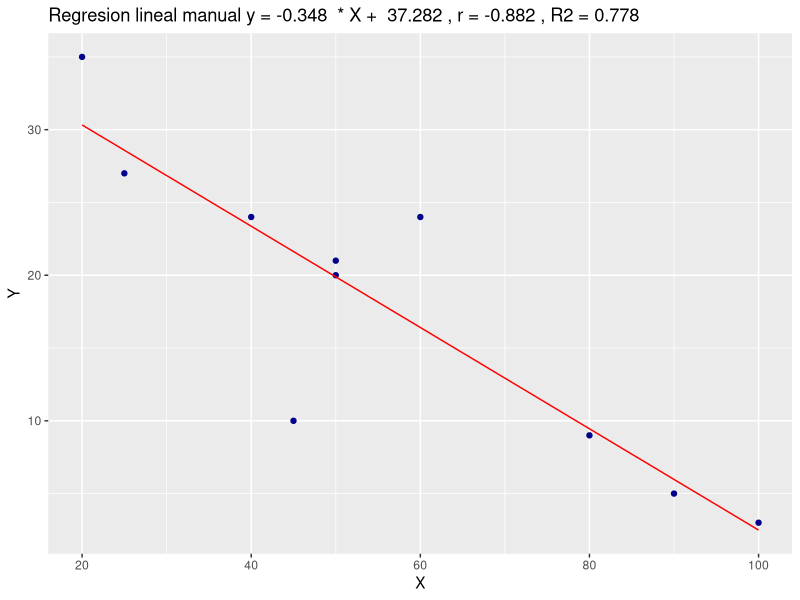
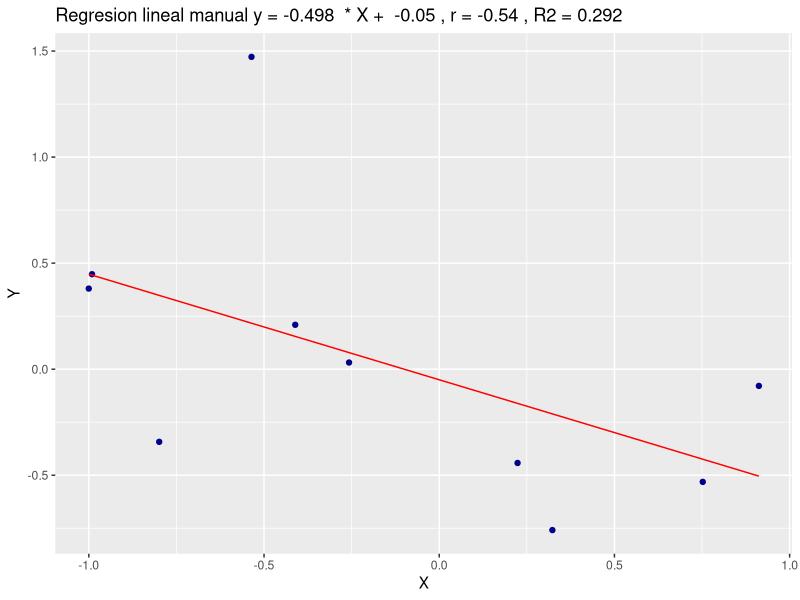

These charts were generated, in order, by the following R code:
## ---- chunk 1
knitr::opts_chunk$set(echo = TRUE)

library(tidyverse)
library(dplyr)
library(ggplot2)
library(knitr)
library(kableExtra)

## ---- chunk 2

calcular_datos <- function(df){
  if( ncol(df) == 2 ) {
    
      colnames(df) = c("X", "Y")
      df_calculos <- df %>% mutate(
        X2 = X * X, 
        Y2 = Y * Y,
        XY = X * Y
      ) %>% mutate(
          n = n(),
          sum_X =  sum(X),
          sum_Y =  sum(Y),
          sum_X2 = sum(X2),
          sum_Y2 = sum(Y2),
          sum_XY = sum(XY)
      ) %>%  mutate(
          B1 = ((n * sum_XY) - (sum_X * sum_Y)) / ((n * sum_X2 ) - (sum_X*sum_X)),
          B0 = (sum_Y - (B1 * sum_X)) / n
      ) %>% mutate(
         mean_X = mean(X),
         mean_Y = mean(Y)
      ) %>% mutate(
         sum_x_mean_x = X - mean_X,
         sum_y_mean_y = Y - mean_Y,
         sum_x_mean_x_2 =  sum_x_mean_x * sum_x_mean_x,
         sum_y_mean_y_2 =  sum_y_mean_y * sum_y_mean_y,
         sum_xy_mean_xy = sum_x_mean_x *  sum_y_mean_y
      ) %>% mutate(
         total_sum_x_mean_x_2 = sum(sum_x_mean_x_2),
         total_sum_y_mean_y_2 = sum(sum_y_mean_y_2),
         total_sum_xy_mean_xy = sum(sum_xy_mean_xy)
      ) %>% mutate(
         r = total_sum_xy_mean_xy / (sqrt(total_sum_x_mean_x_2) * sqrt(total_sum_y_mean_y_2)) 
      ) %>% mutate(
         datos_y = B0 + B1 * X
      ) %>% mutate(
         error = Y - datos_y,
         error_cuadrado = error * error
      ) %>% mutate(
         sum_error_cuadrado  =  sum(error_cuadrado),
         r2 = 1 - ( sum_error_cuadrado / total_sum_y_mean_y_2 )
      ) 
      
      df_calculos
      
  }
}

## ---- chunk 3

graficar <- function(df){
  df %>% ggplot( aes(x = X, y = Y) ) + geom_point( color='darkblue' ) + geom_line( aes(X, datos_y ), color='red') + 
    ggtitle( paste("Regresion lineal manual", "y =", round(max(df$B1), 3)  ," * X + ",  round(max(df$B0), 3) , ", r =" , round(df$r, 3), ", R2 =" , round(max(df$r2), 3) ) )
    
    
  #annotate("text", x = max(df$X)  , y = max(df$Y) + 1, label = )+  
  #annotate("text", x = median(df$X) , y = max(df$Y) + 1, label = paste0("R", max(df$r))) 
  
}


## ---- chunk 4

df = data.frame(
   c(100,90,80,45,50,50,60,40,25,20),
   c(3,5,9,10,20,21,24,24,27,35)
)


datos <- calcular_datos(df)

cat("### Parametros calculados")

datos %>% select(B0, B1, r, r2) %>% unique() %>%  kable() 

graficar(datos)




## ---- chunk 5

set.seed("28052021")
df = data.frame(matrix(rnorm(20), nrow=10))


datos <- calcular_datos(df)

cat("### Parametros calculados")

datos %>% select(B0, B1, r, r2) %>% unique() %>%  kable() 

graficar(datos)
